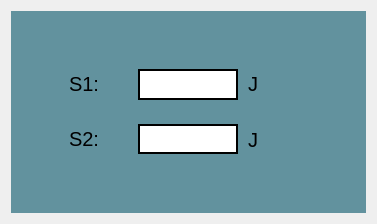
                <widget class="QWidget" name="tab_21">
                 <attribute name="title">
                  <string>Energía</string>
                 </attribute>
                 <layout class="QGridLayout" name="gridLayout_17">
                  <item row="0" column="0">
                   <widget class="QFrame" name="frame_11">
                    <property name="styleSheet">
                     <string notr="true">QFrame{
	background-color: rgb(98, 146, 158);
	border: none;
	color: rgb(0,0,0);
}

</string>
                    </property>
                    <property name="frameShape">
                     <enum>QFrame::StyledPanel</enum>
                    </property>
                    <property name="frameShadow">
                     <enum>QFrame::Raised</enum>
                    </property>
                    <layout class="QGridLayout" name="gridLayout_37">
                     <item row="2" column="0">
                      <widget class="QFrame" name="frame_37">
                       <property name="frameShape">
                        <enum>QFrame::StyledPanel</enum>
                       </property>
                       <property name="frameShadow">
                        <enum>QFrame::Raised</enum>
                       </property>
                       <layout class="QGridLayout" name="gridLayout_39">
                        <property name="spacing">
                         <number>7</number>
                        </property>
                        <item row="0" column="0">
                         <spacer name="horizontalSpacer_5">
                          <property name="orientation">
                           <enum>Qt::Horizontal</enum>
                          </property>
                          <property name="sizeHint" stdset="0">
                           <size>
                            <width>40</width>
                            <height>20</height>
                           </size>
                          </property>
                         </spacer>
                        </item>
                        <item row="0" column="4">
                         <spacer name="horizontalSpacer_4">
                          <property name="orientation">
                           <enum>Qt::Horizontal</enum>
                          </property>
                          <property name="sizeHint" stdset="0">
                           <size>
                            <width>40</width>
                            <height>20</height>
                           </size>
                          </property>
                         </spacer>
                        </item>
                        <item row="0" column="2">
                         <widget class="QFrame" name="frameE2">
                          <property name="minimumSize">
                           <size>
                            <width>105</width>
                            <height>31</height>
                           </size>
                          </property>
                          <property name="maximumSize">
                           <size>
                            <width>105</width>
                            <height>31</height>
                           </size>
                          </property>
                          <property name="frameShape">
                           <enum>QFrame::StyledPanel</enum>
                          </property>
                          <property name="frameShadow">
                           <enum>QFrame::Raised</enum>
                          </property>
                          <layout class="QGridLayout" name="gridLayout_36">
                           <property name="leftMargin">
                            <number>1</number>
                           </property>
                           <property name="topMargin">
                            <number>0</number>
                           </property>
                           <property name="rightMargin">
                            <number>1</number>
                           </property>
                           <property name="bottomMargin">
                            <number>0</number>
                           </property>
                           <property name="spacing">
                            <number>1</number>
                           </property>
                           <item row="0" column="0">
                            <widget class="QLineEdit" name="E2">
                             <property name="minimumSize">
                              <size>
                               <width>100</width>
                               <height>30</height>
                              </size>
                             </property>
                             <property name="maximumSize">
                              <size>
                               <width>100</width>
                               <height>30</height>
                              </size>
                             </property>
                             <property name="styleSheet">
                              <string notr="true">QLineEdit{
background-color: white;
border: 2px solid black;
color: rgb(0,0,0);
qproperty-alignment: AlignCenter;
font-size: 15px;
}</string>
                             </property>
                             <property name="text">
                              <string/>
                             </property>
                            </widget>
                           </item>
                          </layout>
                         </widget>
                        </item>
                        <item row="0" column="1">
                         <widget class="QFrame" name="frame_38">
                          <property name="minimumSize">
                           <size>
                            <width>60</width>
                            <height>30</height>
                           </size>
                          </property>
                          <property name="maximumSize">
                           <size>
                            <width>60</width>
                            <height>16777215</height>
                           </size>
                          </property>
                          <property name="frameShape">
                           <enum>QFrame::StyledPanel</enum>
                          </property>
                          <property name="frameShadow">
                           <enum>QFrame::Raised</enum>
                          </property>
                          <layout class="QGridLayout" name="gridLayout_34">
                           <property name="leftMargin">
                            <number>0</number>
                           </property>
                           <property name="topMargin">
                            <number>0</number>
                           </property>
                           <property name="rightMargin">
                            <number>0</number>
                           </property>
                           <property name="bottomMargin">
                            <number>0</number>
                           </property>
                           <item row="0" column="0">
                            <widget class="QLabel" name="label_107">
                             <property name="minimumSize">
                              <size>
                               <width>30</width>
                               <height>20</height>
                              </size>
                             </property>
                             <property name="maximumSize">
                              <size>
                               <width>60</width>
                               <height>30</height>
                              </size>
                             </property>
                             <property name="styleSheet">
                              <string notr="true">QLabel{
qproperty-alignment: AlignRight;
font-size: 20px;
border: none;
background-color: transparent;
}</string>
                             </property>
                             <property name="text">
                              <string>S2:</string>
                             </property>
                            </widget>
                           </item>
                          </layout>
                         </widget>
                        </item>
                        <item row="0" column="3">
                         <widget class="QFrame" name="frame_39">
                          <property name="minimumSize">
                           <size>
                            <width>60</width>
                            <height>30</height>
                           </size>
                          </property>
                          <property name="maximumSize">
                           <size>
                            <width>60</width>
                            <height>16777215</height>
                           </size>
                          </property>
                          <property name="frameShape">
                           <enum>QFrame::StyledPanel</enum>
                          </property>
                          <property name="frameShadow">
                           <enum>QFrame::Raised</enum>
                          </property>
                          <layout class="QGridLayout" name="gridLayout_35">
                           <property name="leftMargin">
                            <number>0</number>
                           </property>
                           <property name="topMargin">
                            <number>0</number>
                           </property>
                           <property name="rightMargin">
                            <number>0</number>
                           </property>
                           <property name="bottomMargin">
                            <number>0</number>
                           </property>
                           <item row="0" column="0">
                            <widget class="QLabel" name="label_108">
                             <property name="minimumSize">
                              <size>
                               <width>30</width>
                               <height>30</height>
                              </size>
                             </property>
                             <property name="maximumSize">
                              <size>
                               <width>60</width>
                               <height>16777215</height>
                              </size>
                             </property>
                             <property name="styleSheet">
                              <string notr="true">QLabel{
qproperty-alignment: AlignLeft;
font-size: 20px;
border: none;
background-color: transparent;
}</string>
                             </property>
                             <property name="text">
                              <string>J</string>
                             </property>
                            </widget>
                           </item>
                          </layout>
                         </widget>
                        </item>
                       </layout>
                      </widget>
                     </item>
                     <item row="0" column="0">
                      <spacer name="verticalSpacer_3">
                       <property name="orientation">
                        <enum>Qt::Vertical</enum>
                       </property>
                       <property name="sizeHint" stdset="0">
                        <size>
                         <width>20</width>
                         <height>40</height>
                        </size>
                       </property>
                      </spacer>
                     </item>
                     <item row="3" column="0">
                      <spacer name="verticalSpacer_2">
                       <property name="orientation">
                        <enum>Qt::Vertical</enum>
                       </property>
                       <property name="sizeHint" stdset="0">
                        <size>
                         <width>20</width>
                         <height>40</height>
                        </size>
                       </property>
                      </spacer>
                     </item>
                     <item row="1" column="0">
                      <widget class="QFrame" name="frame_36">
                       <property name="minimumSize">
                        <size>
                         <width>0</width>
                         <height>0</height>
                        </size>
                       </property>
                       <property name="frameShape">
                        <enum>QFrame::StyledPanel</enum>
                       </property>
                       <property name="frameShadow">
                        <enum>QFrame::Raised</enum>
                       </property>
                       <layout class="QGridLayout" name="gridLayout_38">
                        <property name="spacing">
                         <number>7</number>
                        </property>
                        <item row="0" column="4">
                         <spacer name="horizontalSpacer_3">
                          <property name="orientation">
                           <enum>Qt::Horizontal</enum>
                          </property>
                          <property name="sizeHint" stdset="0">
                           <size>
                            <width>40</width>
                            <height>20</height>
                           </size>
                          </property>
                         </spacer>
                        </item>
                        <item row="0" column="0">
                         <spacer name="horizontalSpacer_2">
                          <property name="orientation">
                           <enum>Qt::Horizontal</enum>
                          </property>
                          <property name="sizeHint" stdset="0">
                           <size>
                            <width>40</width>
                            <height>20</height>
                           </size>
                          </property>
                         </spacer>
                        </item>
                        <item row="0" column="1">
                         <widget class="QFrame" name="frame_34">
                          <property name="minimumSize">
                           <size>
                            <width>60</width>
                            <height>30</height>
                           </size>
                          </property>
                          <property name="maximumSize">
                           <size>
                            <width>60</width>
                            <height>30</height>
                           </size>
                          </property>
                          <property name="frameShape">
                           <enum>QFrame::StyledPanel</enum>
                          </property>
                          <property name="frameShadow">
                           <enum>QFrame::Raised</enum>
                          </property>
                          <layout class="QGridLayout" name="gridLayout_32">
                           <property name="leftMargin">
                            <number>0</number>
                           </property>
                           <property name="topMargin">
                            <number>0</number>
                           </property>
                           <property name="rightMargin">
                            <number>0</number>
                           </property>
                           <property name="bottomMargin">
                            <number>0</number>
                           </property>
                           <item row="0" column="0">
                            <widget class="QLabel" name="label_97">
                             <property name="minimumSize">
                              <size>
                               <width>30</width>
                               <height>20</height>
                              </size>
                             </property>
                             <property name="maximumSize">
                              <size>
                               <width>60</width>
                               <height>16777215</height>
                              </size>
                             </property>
                             <property name="styleSheet">
                              <string notr="true">QLabel{
qproperty-alignment: AlignRight;
font-size: 20px;
border: none;
background-color: transparent;
}</string>
                             </property>
                             <property name="text">
                              <string>S1:</string>
                             </property>
                            </widget>
                           </item>
                          </layout>
                         </widget>
                        </item>
                        <item row="0" column="3">
                         <widget class="QFrame" name="frame_35">
                          <property name="minimumSize">
                           <size>
                            <width>60</width>
                            <height>30</height>
                           </size>
                          </property>
                          <property name="maximumSize">
                           <size>
                            <width>60</width>
                            <height>16777215</height>
                           </size>
                          </property>
                          <property name="frameShape">
                           <enum>QFrame::StyledPanel</enum>
                          </property>
                          <property name="frameShadow">
                           <enum>QFrame::Raised</enum>
                          </property>
                          <layout class="QGridLayout" name="gridLayout_31">
                           <property name="leftMargin">
                            <number>0</number>
                           </property>
                           <property name="topMargin">
                            <number>0</number>
                           </property>
                           <property name="rightMargin">
                            <number>0</number>
                           </property>
                           <property name="bottomMargin">
                            <number>0</number>
                           </property>
                           <item row="0" column="0">
                            <widget class="QLabel" name="label_98">
                             <property name="minimumSize">
                              <size>
                               <width>30</width>
                               <height>20</height>
                              </size>
                             </property>
                             <property name="maximumSize">
                              <size>
                               <width>60</width>
                               <height>30</height>
                              </size>
                             </property>
                             <property name="styleSheet">
                              <string notr="true">QLabel{
qproperty-alignment: AlignLeft;
font-size: 20px;
border: none;
background-color: transparent;
}</string>
                             </property>
                             <property name="text">
                              <string>J</string>
                             </property>
                            </widget>
                           </item>
                          </layout>
                         </widget>
                        </item>
                        <item row="0" column="2">
                         <widget class="QFrame" name="frameE1">
                          <property name="minimumSize">
                           <size>
                            <width>105</width>
                            <height>31</height>
                           </size>
                          </property>
                          <property name="maximumSize">
                           <size>
                            <width>105</width>
                            <height>31</height>
                           </size>
                          </property>
                          <property name="frameShape">
                           <enum>QFrame::StyledPanel</enum>
                          </property>
                          <property name="frameShadow">
                           <enum>QFrame::Raised</enum>
                          </property>
                          <layout class="QGridLayout" name="gridLayout_33">
                           <property name="leftMargin">
                            <number>1</number>
                           </property>
                           <property name="topMargin">
                            <number>0</number>
                           </property>
                           <property name="rightMargin">
                            <number>1</number>
                           </property>
                           <property name="bottomMargin">
                            <number>0</number>
                           </property>
                           <property name="spacing">
                            <number>1</number>
                           </property>
                           <item row="0" column="0">
                            <widget class="QLineEdit" name="E1">
                             <property name="minimumSize">
                              <size>
                               <width>100</width>
                               <height>30</height>
                              </size>
                             </property>
                             <property name="maximumSize">
                              <size>
                               <width>100</width>
                               <height>60</height>
                              </size>
                             </property>
                             <property name="sizeIncrement">
                              <size>
                               <width>0</width>
                               <height>0</height>
                              </size>
                             </property>
                             <property name="styleSheet">
                              <string notr="true">QLineEdit{
background-color: white;
border: 2px solid black;
color: rgb(0,0,0);
qproperty-alignment: AlignCenter;
font-size: 15px;
}</string>
                             </property>
                             <property name="text">
                              <string/>
                             </property>
                            </widget>
                           </item>
                          </layout>
                         </widget>
                        </item>
                       </layout>
                      </widget>
                     </item>
                    </layout>
                   </widget>
                  </item>
                 </layout>
                </widget>
